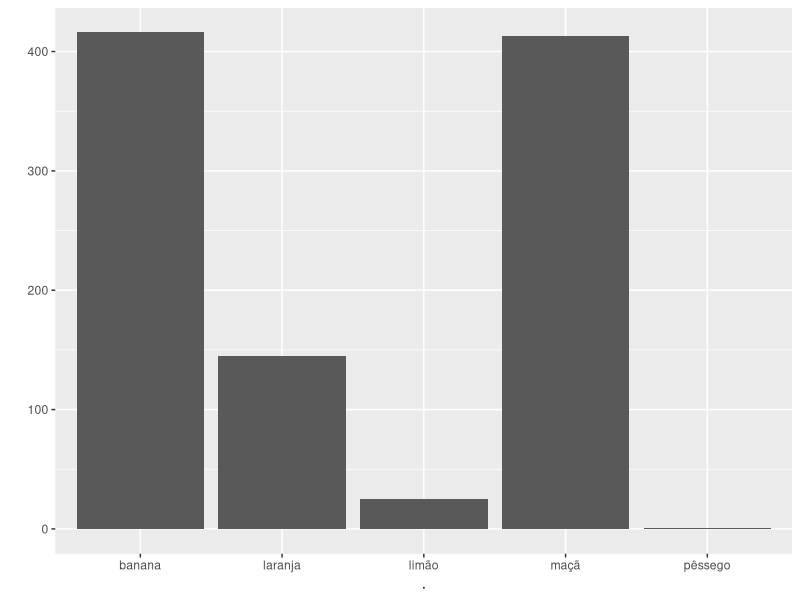
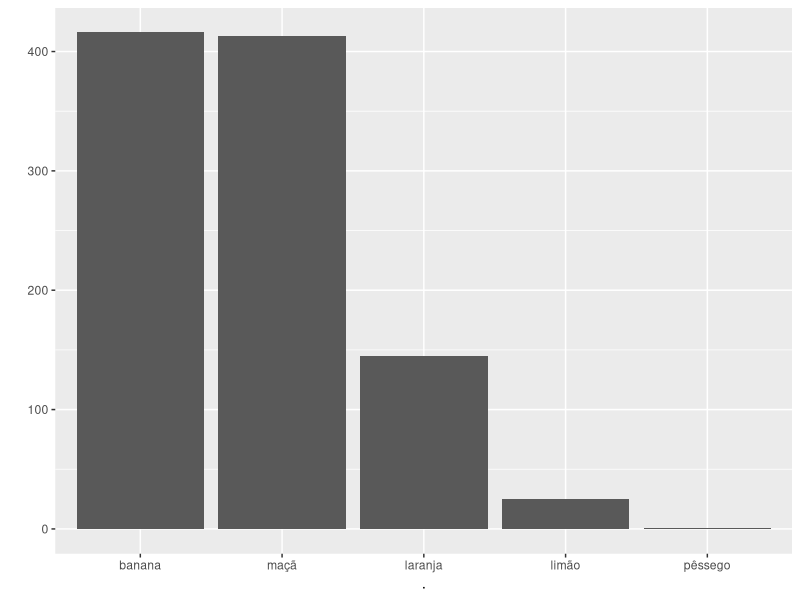
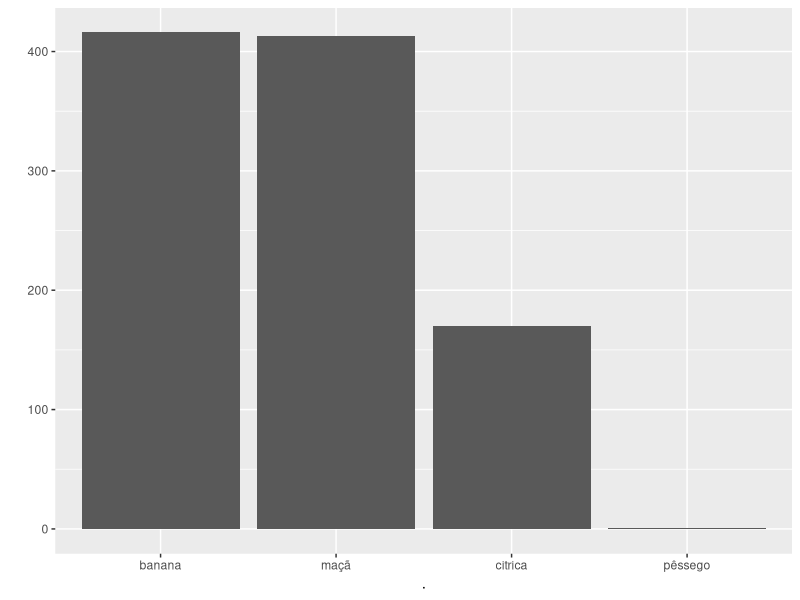
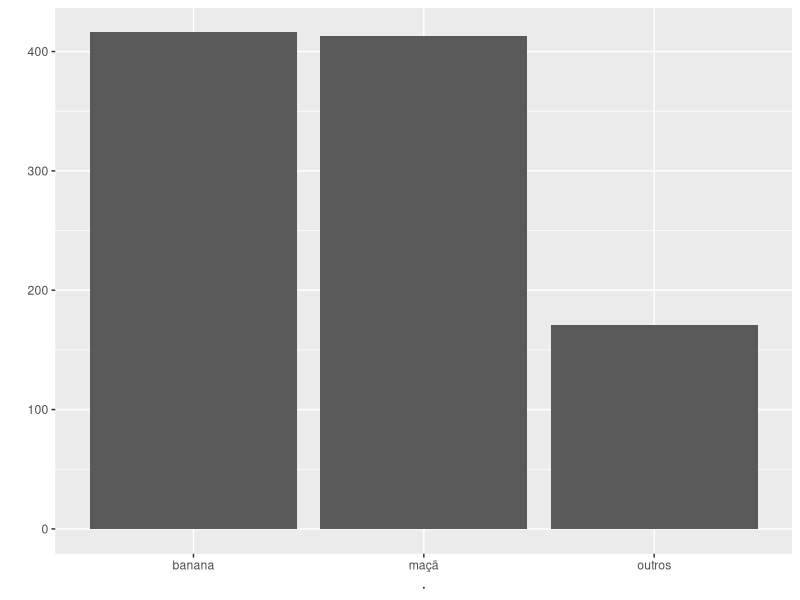
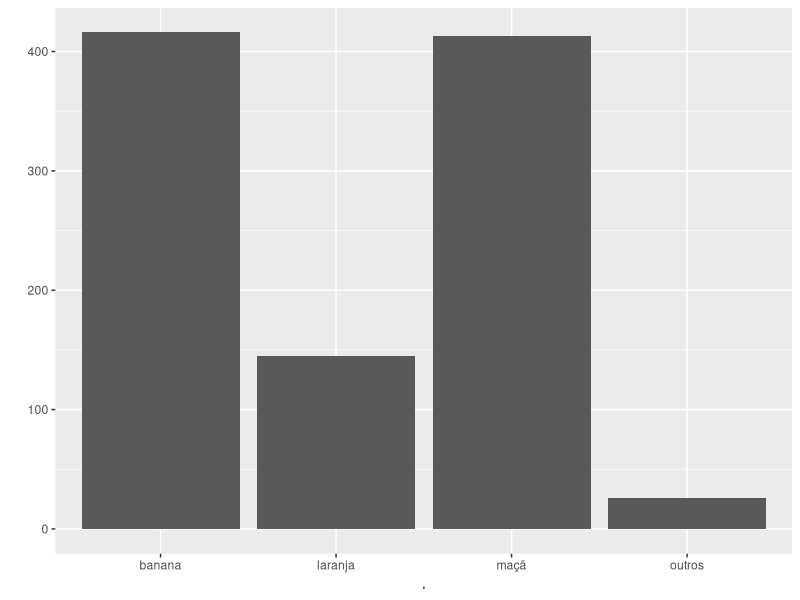
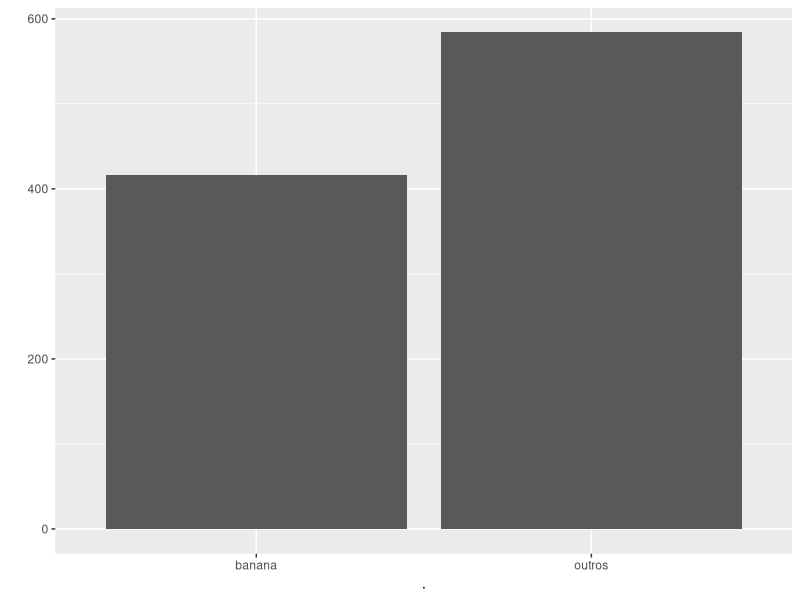

Here is the R script that generated these plots, in order:
## ---- chunk 1
library(magrittr)
library(lubridate)
## ---- chunk 2
d1 <- '04/15/06'
dym(d1)
## ---- chunk 3
d2 <- '2015-01-02'
ymd(d2)
## ---- chunk 4
d3 <- '07022016 10:11:47'
mdy_hms(d3)
## ---- chunk 5
list(ymd(d2), mdy_hms(d3)) %>% lapply(class)
## ---- chunk 6
ymd('2015-01-01') + months(0:11)
## ---- chunk 7
library(stringr)
testes <- c('ban', 'banana', 'abandonado', 'pranab anderson', 'BANANA', 'ele levou ban')

expressoes <- list(
  'ban', # reconhece tudo que tenha "ban", mas não ignora case
  'BAN', # reconhece tudo que tenha "BAN", mas não ignora case
  regex('ban', ignore_case = TRUE), # reconhece tudo que tenha "ban", ignorando case
  'ban$', # reconhece apenas o que termina exatamente em "ban"
  '^ban', # reconhece apenas o que começa exatamente com "ban"
  'b ?an' # reconhece tudo que tenha "ban", com ou sem espaço entre o "b" e o "a"
)
## ---- chunk 8
purrr::map(testes, ~str_detect(testes, .x)) %>% 
  {do.call(rbind, .)} %>% 
  as.data.frame() %>% 
  setNames(testes) %>% 
  dplyr::mutate(regex = expressoes) %>% 
  dplyr::select(regex, dplyr::everything()) %>% 
  knitr::kable()
## ---- chunk 9
str_length('hye')
## ---- chunk 10
string <- '\nessa      string é muito suja       \n'
str_trim(string)
## ---- chunk 11
string <- 'heyyy ui yy'
str_replace(string, 'y', 'x')
str_replace(string, 'y+', 'x')
str_replace_all(string, 'y', 'x')
str_replace_all('string     com    muitos espaços', ' +', ' ') # tirar espaços extras
## ---- chunk 12
frases <- c('a roupa do rei', 'de roma', 'o rato roeu')
str_match(frases, 'roe')
str_match_all(frases, 'ro')
str_match(frases, 'o (ro)')
## ---- chunk 13
string <- 'eu sei, usar virgulas, de forma, perfeita'

str_split(string, ', ')
str_split(string, ', ', simplify = TRUE)
## ---- chunk 14
str_split_fixed(string, ', ', 3)
str_split_fixed(string, ', ', 4) # igual a str_split(string, simplify = TRUE)
## ---- chunk 15
string <- 'quero pegar só uma parte disso'
str_sub(string, 13, 14)
str_sub(string, -5, -1) # usar números negativos para voltar do final da string

indices <- str_locate(string, 'parte')
indices
str_sub(string, indices) # pode ser útil usar com str_locate.
## ---- chunk 16
frases <- c('a roupa do rei', 'de roma', 'o rato roeu')
str_subset(frases, 'd[eo]')
## ---- chunk 17
txt <- "A função mais importante para leitura de dados no `lubridate` é a `ymd`. Essa função serve para ler qualquer data de uma `string` no formato `YYYY-MM-DD`. Essa função é útil pois funciona com qualquer separador entre os elementos da data e também porque temos uma função para cada formato (`mdy`, `dmy`, `dym`, `myd`, `ydm`)."
## ---- chunk 18
txts <- c(
  'o produto é muito bom',
  'o produto não é bom',
  'o produto não é muito bom',
  'o produto não é ruim',
  'o produto não é não bom'
)
## ---- chunk 19
x <- factor(c('a', 'b', 'c'))
x
typeof(x)
## ---- chunk 20
x <- factor(c('6', '5', '4'))
as.numeric(x)
## ---- chunk 21
set.seed(123)
labs <- c('banana', 'maçã', 'laranja', 'limão', 'pêssego')[rbinom(1000, 4, .2) + 1]
labs %>% ggplot2::qplot()
## ---- chunk 22
library(forcats)
labs %>% fct_infreq() %>% ggplot2::qplot()
## ---- chunk 23
labs %>% 
  fct_collapse(cítrica = c('laranja', 'limão')) %>% 
  fct_infreq() %>% 
  ggplot2::qplot()
## ---- chunk 24
labs %>% fct_count()
# agrupa todas desde que "outro" continue a menor categoria
labs %>% fct_lump(other_level = 'outros') %>% ggplot2::qplot()
# 10% menores
labs %>% fct_lump(prop = .10, other_level = 'outros') %>% ggplot2::qplot() 
# mantém os n maiores
labs %>% fct_lump(n = 1, other_level = 'outros') %>% ggplot2::qplot()
